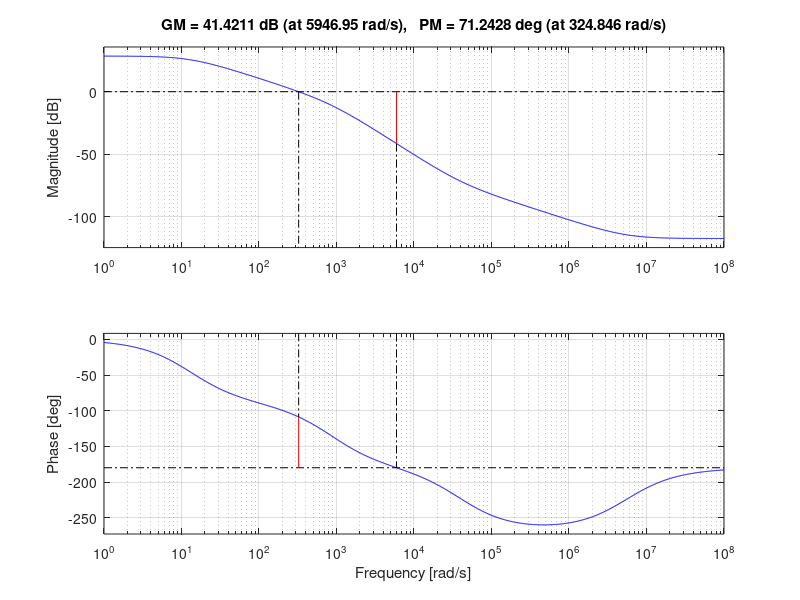

MATLAB code for this plot: (Note: this script raises an error after producing the figure.)
clear, close all, clc;

% dSpace Lab Project
%% SimScape Simulation and Motor Parameters:
% A report must be made containing:
% Measurement of DC-motor parameters and comparision with datasheet
% Deriving the DC-motor transfer function
% Simulation of the system without controller (PWM, H-bridge, motor)
% Comparing transfer function with simulation
% Design minimum two controllers, compare and comment on pros and cons.
% Implement the two controllers in dSpace, and compare with simulation.

% The simulation will be performed in SimScape (see dSpaceLab.slx)

% The datasheet's DC-motor parameters:
%Ke = 0.0365; % [Vs/rad]
%Ra = 2.96; % [Ohm]
%La = 0.00251; % [H]
%Kv = 2.6*10^-6; % [Nms/rad]
%Jr = 4.2*10^-6; % [kg m^2]
Tf = 0.0042; % [Nm]
Tf = 0;

% Ideas on how to measure:
% Ra: Apply known voltage at known rotation. R = (V-Ke*rads)/I
%     OR apply known voltage when fixing motor. R = V/I.
% La: Use an LCR meter
% Ke: Rotate at known speed and measure the winding voltage
% Kv: When using steady-state values, Kv = Ke * di/dw (d = delta)
% Jr: Apply a known torque, measure the acceleration (J = t/a)
% Tf?: Find lowest voltage that doesn't make the motor rotate?

% Measurements:
% Frequencies [100 Hz, 120 Hz, 1 kHz, 10 kHz, 100 kHz]
% La = [2.742e-3, 2.82e-3, 2.637e-3, 2.126e-3, 1.536e-3]
La = 2.637e-3
% Ra = 1.92/0.83; 0.95/0.41; 2.39/1.06; = 2.3
Ra = 1.92/0.83
% Ke = 6.07/(1560/60*2*pi); 10.62/(2800/60*2*pi); = 0.0365;
Ke = 6.07/(1560/60*2*pi)
% Kv = Ke * ((0.161-0.118)/((3500-1000)/60*2*pi)) = 6e-6;
%      OR Ke * ((0.161-0.149)/(3500-2450)/60*2*pi)) = 4e-6;
%
%   RPM = 1560 --> i = 0.260
%   RPM = 2390 --> i = 0.310
%
%   RPM = 2890 --> i = 0.33
%   RPM = 4490 --> i = 0.39
%
%   RPM = 1500 --> i = 0.25
%   RPM = 2390 --> i = 0.3
%
%   RPM = 2890 --> i = 0.33
%   RPM = 4490 --> i = 0.39
Kv_setup = Ke * ((0.161-0.149)/((3500-2450)/60*2*pi));
Kv_motor = Kv_setup/2
% Jr = tau/acc  --> tau = I * Ke = 2 * Ke, acc = deltaY/deltaX = 
%                   ((1266.35-56.89)/60*2*pi)/(0.10005-0.02005)
tau = 2 * Ke;
acc = ((1266.35-56.89)/60*2*pi)/(0.10005-0.02005);
J = tau/acc % TOTAL INTERTIA

% Extra inertia load on setup
rho_alu = 2700;
%rho_steel = 7800;
r = 3/100;
h = 1/100;
mass_alu = r^2*pi*h*rho_alu;
%mass_steel = r^2*pi*h*rho_steel;

JL = 1/2 * mass_alu * r^2; % [kg m^2]

Jr = (J - JL)/2 % INERTIA FOR ONE MOTOR

% Resistor for load motor
RL = 10;

% For simulation
Vin = 24;
V_load = -5;
D = 0.5;
R_fet = 0.01; % [Ohm]
G_fet = 1e-8; % [1/Ohm]
T_calc = 50e-6;


%% Controller Design:
% A digital PI controller will be designed in two different ways.
% The DC motor system to be controlled has the transfer function:
A = [-2*Kv_setup/J, Ke/J; -Ke/La, -Ra/La];
B = [0; 1/La];
C = [1, 0];
D = 0;

[num, den] = ss2tf(A,B,C,D)
G_DC = tf(num,den);

% The switching frequency is
f_sw = 750;

% The sampling frequency is
f_s = 20000;
T_s = 50e-6;

% A higher cross-frequency will mostly result in faster control, but is
% also more difficult to attain and results in overshoot and undershoot.
% For testing, the following is used:
f_c = 10;
w_c = 2*pi*f_c;

% The DC motor model is mapped into the discrete domain and ZOH'd:
G_DC_d = c2d(G_DC, T_s);
G_DC_zoh = d2c(G_DC_d, 'Tustin');
figure(1)
[gain, phase] = bode(G_DC_zoh, w_c);
margin(G_DC_zoh)

figure(2)
opt = stepDataOptions('StepAmplitude', 5);
step(G_DC_zoh, opt)

% This model is then used for designing the two controllers. These are
% first designed in the continuous domain, and then later mapped.

% First the PI Controller is designed using bilinear transformation:
% Proportional gain is adjusted to hit the cross-frequency.
kp = 1/gain;

% The integrator is then designed.
ki = 1; % Gain should not impact system
tau_i = 1/(w_c/25);

% The transfer function is thus
D_pi_num_s = kp*(ki*[tau_i 1]);
D_pi_den_s = [tau_i 0];
D_pi_s = tf(D_pi_num_s, D_pi_den_s);

% Which is mapped into the discrete domain
D_pi_z = c2d(D_pi_s, T_s, 'Tustin')

figure(3)
margin(G_DC_d*D_pi_z)

G_controlled = feedback(G_DC_d*D_pi_z, 1);
figure(4)
step(G_controlled)
%opt = stepDataOptions('StepAmplitude', 2000);
%step(G_controlled, opt)

% Bilinear (classic) PI Controller values for Simulink:
Kp_pi = kp;
Ki_pi = ki/tau_i;


% Calculation of PI Controller using LSF with integrator:
% The design is based on a wanted settling time of 0.1 second.
T_settle = 0.1;
n = 3;
syms s_p;
eq = T_settle == 1.5*(1+n)*-1/s_p;
s_p = double(vpasolve(eq,s_p))
z_p = exp(s_p*T_s)

% Marked matrices are designed for calculating K-values.
A_mark = [A [0; 0]; -C 0];
B_mark = [B; 0];

[Ad_mark, Bd_mark] = c2d(A_mark, B_mark, T_s);

% K-values to be used in Simulink
K_LSF = acker(Ad_mark, Bd_mark, [z_p, z_p, z_p]);
K_LSF_i = -K_LSF(3)
K_LSF_p = [K_LSF(2) K_LSF(1)]